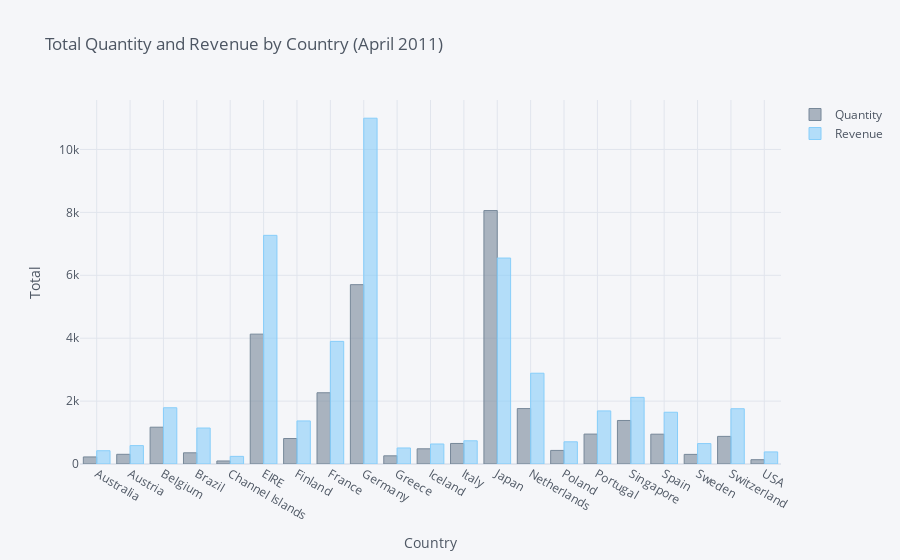

This figure's notebook cell:
### Code cell
retail3.iplot(
    kind = 'bar',
    x = 'Country',
    y = ['Quantity', 'Revenue'],
    xTitle = 'Country',
    color = ['lightslategray', 'lightskyblue'],
    yTitle = 'Total',
    title = 'Total Quantity and Revenue by Country (April 2011)'
);

### Figure 1 — Plotly figure (JSON) as saved in the notebook; plotly's stock layout.template omitted (floating-point values rounded to 4 significant figures)
{"data": [{"marker": {"color": "rgba(119, 136, 153, 0.6)", "line": {"color": "rgba(119, 136, 153, 1.0)", "width": 1}}, "name": "Quantity", "orientation": "v", "text": "", "type": "bar", "x": ["Australia", "Austria", "Belgium", "Brazil", "Channel Islands", "EIRE", "Finland", "France", "Germany", "Greece", "Iceland", "Italy", "Japan", "Netherlands", "Poland", "Portugal", "Singapore", "Spain", "Sweden", "Switzerland", "USA"], "y": [224, 308, 1170, 356, 96, 4129, 810, 2265, 5702, 260, 483, 653, 8058, 1762, 432, 951, 1384, 948, 306, 878, 137]}, {"marker": {"color": "rgba(135, 206, 250, 0.6)", "line": {"color": "rgba(135, 206, 250, 1.0)", "width": 1}}, "name": "Revenue", "orientation": "v", "text": "", "type": "bar", "x": ["Australia", "Austria", "Belgium", "Brazil", "Channel Islands", "EIRE", "Finland", "France", "Germany", "Greece", "Iceland", "Italy", "Japan", "Netherlands", "Poland", "Portugal", "Singapore", "Spain", "Sweden", "Switzerland", "USA"], "y": [421.6, 584.8, 1788.0, 1144.0, 243, 7270.0, 1369.0, 3899.0, 10990.0, 509.7, 636.2, 737.8, 6548.0, 2887.0, 705.8, 1688.0, 2119.0, 1646.0, 649.1, 1757.0, 383.9]}], "layout": {"legend": {"bgcolor": "#F5F6F9", "font": {"color": "#4D5663"}}, "paper_bgcolor": "#F5F6F9", "plot_bgcolor": "#F5F6F9", "title": {"font": {"color": "#4D5663"}, "text": "Total Quantity and Revenue by Country (April 2011)"}, "xaxis": {"gridcolor": "#E1E5ED", "showgrid": true, "tickfont": {"color": "#4D5663"}, "title": {"font": {"color": "#4D5663"}, "text": "Country"}, "zerolinecolor": "#E1E5ED"}, "yaxis": {"gridcolor": "#E1E5ED", "showgrid": true, "tickfont": {"color": "#4D5663"}, "title": {"font": {"color": "#4D5663"}, "text": "Total"}, "zerolinecolor": "#E1E5ED"}}}
